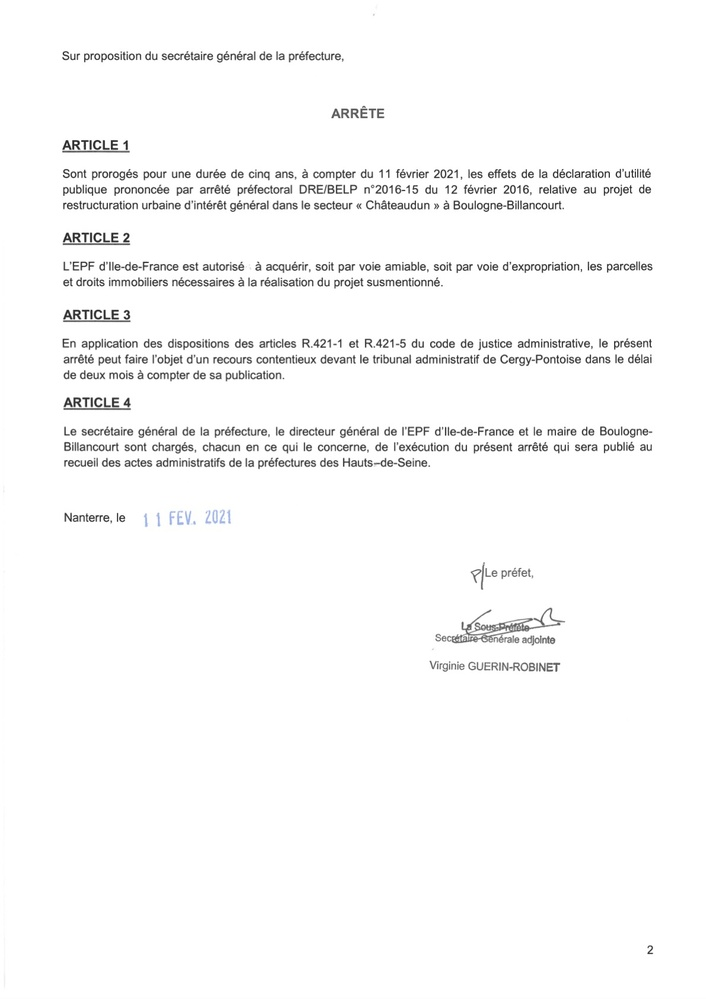
#> input picture lab/data/input/signed_image.jpeg, 706 x 999 px, shrunk from 1190 x 1683 before the run
$ jupyter execute --allow-errors dev.ipynb
#> lines starting #> are read from the running program, lines starting #| are printed output that depends on the picture; after the words box and inside, x2 and y2 are one past the last pixel; in counts of white or black regions, pixels touching at a corner belong together
[cell 1]
import cv2
import matplotlib.pyplot as plt
import numpy as np
import os

from skimage import measure, morphology
from skimage.color import label2rgb
from skimage.measure import regionprops

from PIL import Image

from pdf2image import convert_from_bytes, convert_from_path

[cell 2]
def show_image(img):
    fig, ax = plt.subplots(figsize=(10, 6))
    ax.imshow(img)
    ax.set_axis_off()
    plt.tight_layout()
    plt.show()

[cell 3]
def fileToImages(file_name):
    with open(file_name, 'rb') as file:
        pdf_test = file.read()
        images = convert_from_bytes(pdf_test)
        return images

[cell 4]
def extract_sign(img, outlier_weight = 3, outlier_bias = 100, amplfier = 10, area_size = 10):
    condition = img > img.mean()
    labels = measure.label(condition, background=1)

    total_pixels = 0
    nb_region = 0
    average = 0.0
    for region in regionprops(labels):
        if (region.area > area_size):
            total_pixels += region.area
            nb_region += 1

    average = (total_pixels/nb_region)
    # small_size_outlier is used as a threshold value to remove pixels
    # are smaller than small_size_outlier
    small_size_outlier = average * outlier_weight + outlier_bias

    # big_size_outlier is used as a threshold value to remove pixels
    # are bigger than big_size_outlier
    big_size_outlier = small_size_outlier * amplfier

    # remove small pixels
    pre_version = morphology.remove_small_objects(labels, small_size_outlier)
    # remove the big pixels
    component_sizes = np.bincount(pre_version.ravel())
    too_small = component_sizes > (big_size_outlier)
    too_small_mask = too_small[pre_version]
    pre_version[too_small_mask] = 0

    labeled_mask = np.full(pre_version.shape, 255, dtype="uint8")
    labeled_mask = labeled_mask * (pre_version == 0)

    return labeled_mask

# images

[cell 5]
image = cv2.imread('./data/input/signed_image.jpeg')
#> image is the input picture: shape (999, 706, 3); mean B, G, R 249.2, 249.2, 249.1
show_image(image)

[cell 6]
frame_HSV = cv2.cvtColor(image, cv2.COLOR_BGR2HSV)
#> frame_HSV: shape (999, 706, 3); mean H, S, V 0.3, 0, 249.2
frame_threshold = cv2.inRange(frame_HSV, (0, 0, 250), (255, 255, 255))
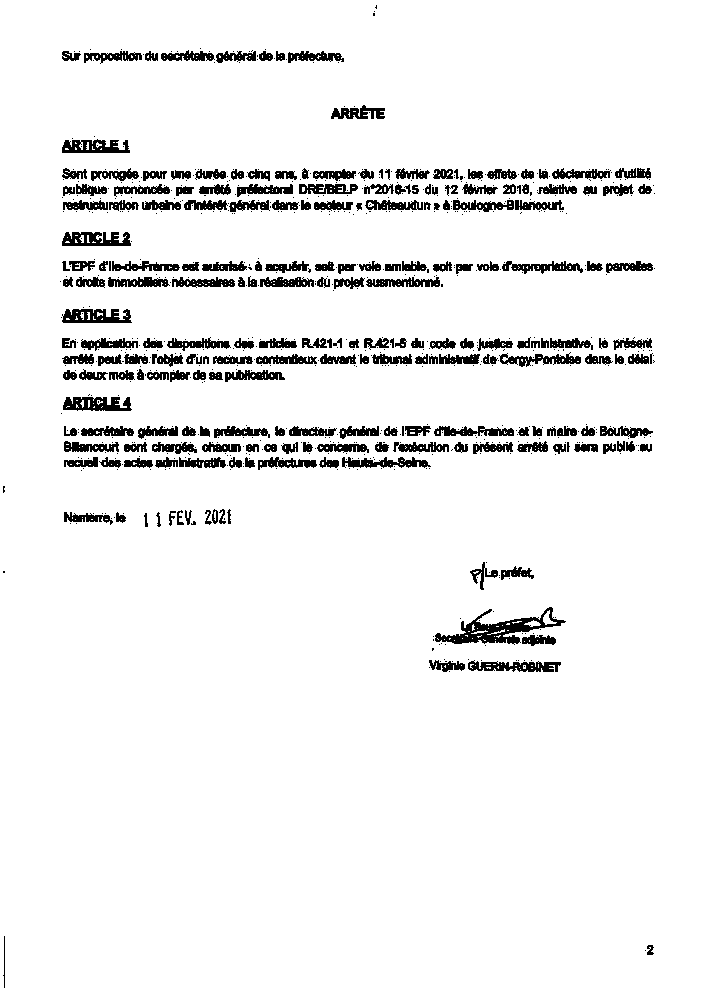
#> frame_threshold: shape (999, 706); 93.9% white; 814 black regions (591 under 20 px), largest, box (x1, y1, x2, y2) and area: (435, 607, 566, 645) 1620, (62, 309, 132, 323) 714, (63, 397, 132, 411) 704
show_image(frame_threshold)

[cell 7]
preview = extract_sign(frame_threshold)
#> in extract_sign, `labels = measure.label(condition, background=1)`:
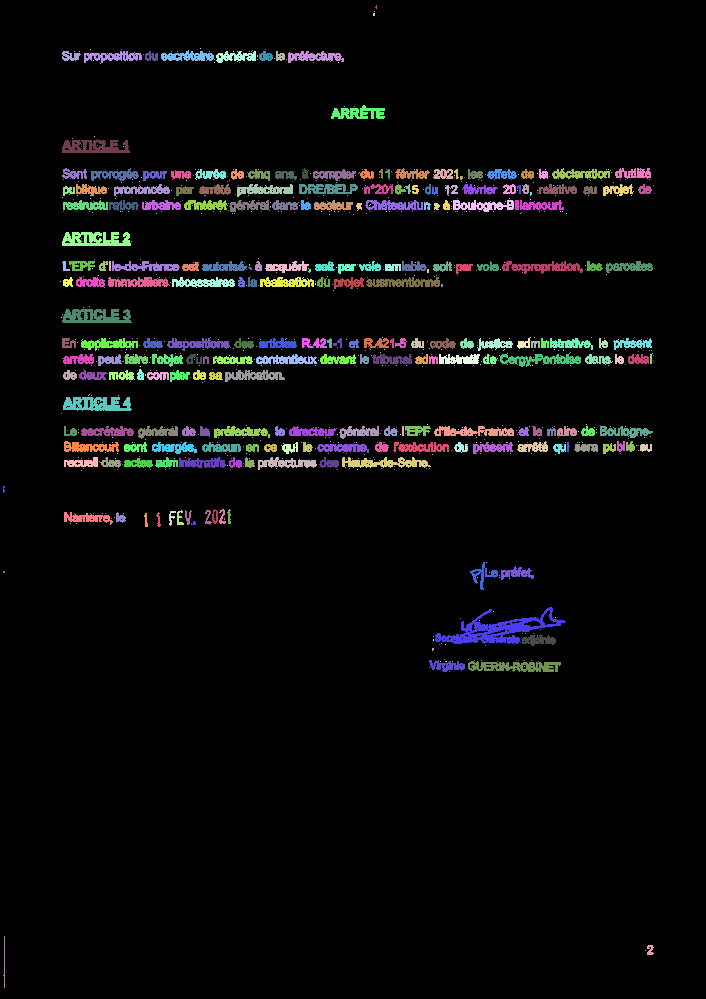
#> labels: shape (999, 706) int32; 815 distinct labels, from 0 to 814; one colour per label, 0 black
#> the loop in extract_sign, `for region in regionprops(labels):` made 814 passes
#> total_pixels on passes 8, 10, 13, 14, 18, 21, 22, 23, 34, 40, 44, 45: 359, 479, 856, 942, 1227, 1325, 1390, 1774, 2224, 2870, 3034, 3353
#> after the loop in extract_sign, `for region in regionprops(labels):`: nb_region = 226; total_pixels = 42284
#> in extract_sign, `average = (total_pixels/nb_region)`: average = 187.1
#> in extract_sign, `small_size_outlier = average * outlier_weight + outlier_bias`: small_size_outlier = 661.3
#> in extract_sign, `big_size_outlier = small_size_outlier * amplfier`: big_size_outlier = 6612.9
#> in extract_sign, `pre_version = morphology.remove_small_objects(labels, small_size_outli..`:
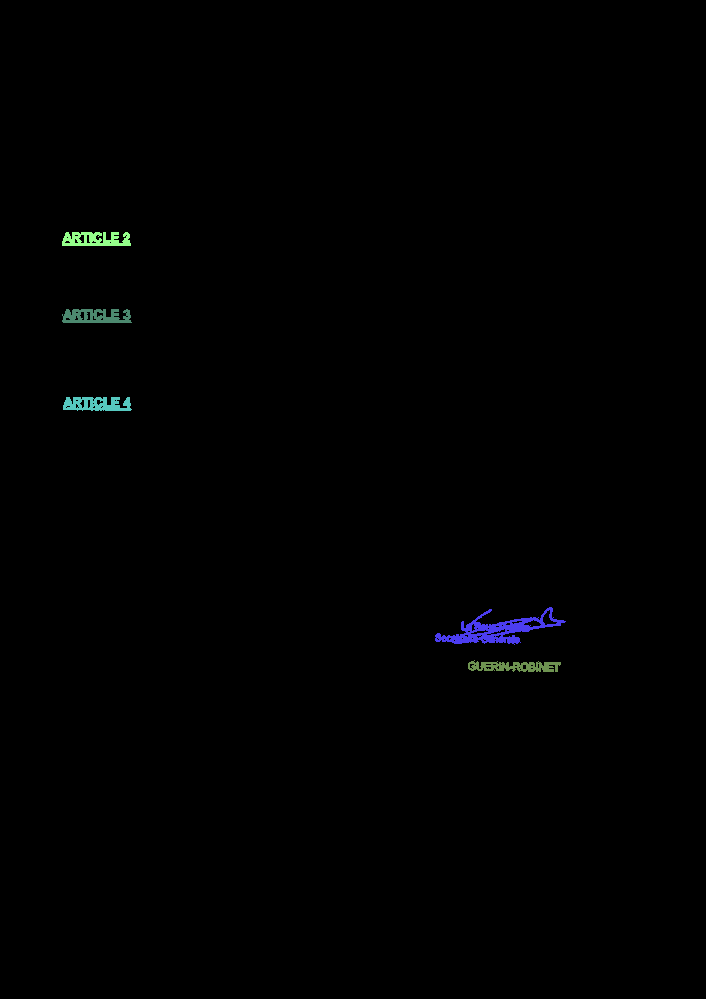
#> pre_version: shape (999, 706) int32; 6 distinct labels, from 0 to 800; one colour per label, 0 black
#> in extract_sign, `component_sizes = np.bincount(pre_version.ravel())`: component_sizes = 801 values, max 700879 at index 0, min 0 at index 1, mean 880.5
#> in extract_sign, `too_small_mask = too_small[pre_version]`:
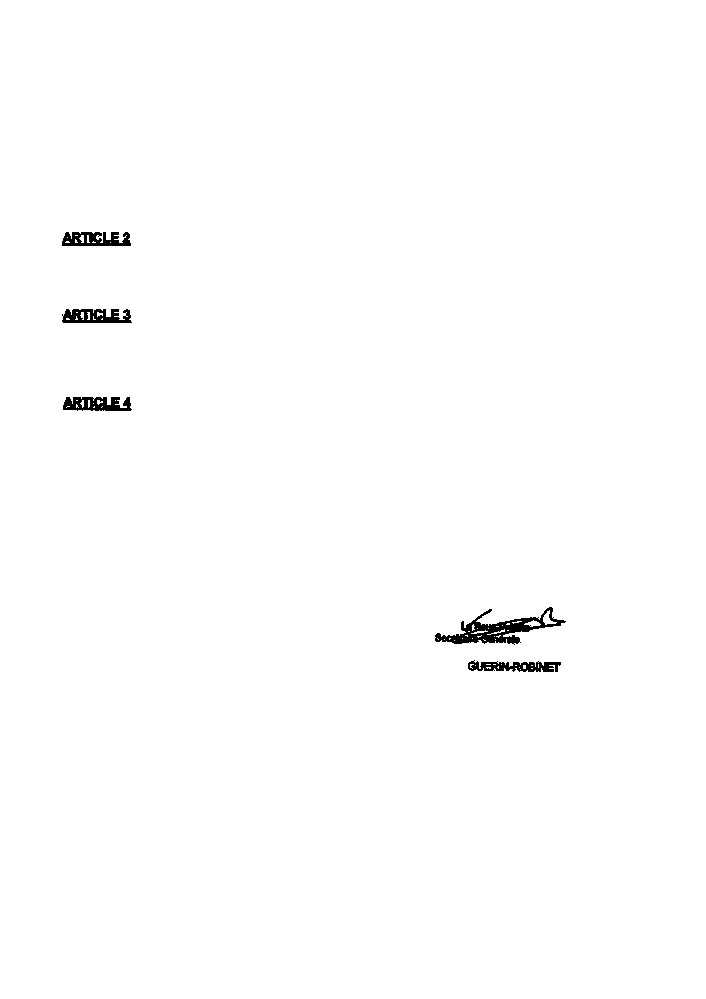
#> too_small_mask: shape (999, 706) bool; 99.4% white; 5 black regions, box (x1, y1, x2, y2) and area: (435, 607, 566, 645) 1620, (62, 309, 132, 323) 714, (63, 397, 132, 411) 704, (62, 232, 131, 246) 700, (468, 660, 561, 672) 677
#> in extract_sign, `labeled_mask = labeled_mask * (pre_version == 0)`: labeled_mask: shape (999, 706); 99.4% white; 5 black regions
show_image(preview)
plt.imsave('./data/output/signed_image.jpg', preview)
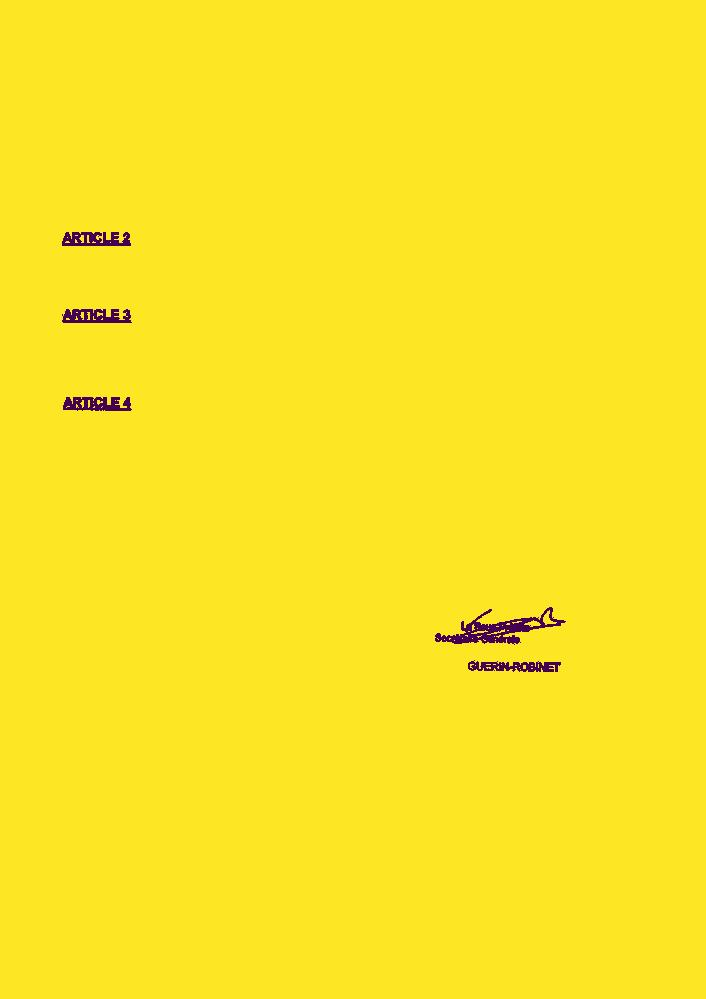
#> saved as signed_image.jpg: shape (999, 706, 3); mean R, G, B 251.8, 228.6, 36.3

[cell 8]
cnts = cv2.findContours(preview, cv2.RETR_TREE, cv2.CHAIN_APPROX_SIMPLE)
#> cnts = 82 contours, 74 with area under 20; largest, box (x1, y1, x2, y2) and area: (0, 0, 706, 999) 703590, (434, 606, 567, 645) 2100, (61, 308, 133, 324) 914, (61, 231, 132, 247) 896, (62, 396, 133, 412) 886, (467, 660, 562, 673) 870, (543, 610, 557, 625) 67, (524, 620, 541, 627) 47
cnt = cnts[0] if len(cnts) == 2 else cnts[1]
#> cnt has the same summary as cnts

[cell 9]
boxes = []
copy_img = preview.copy()
for c in cnt:
    (x, y, w, h) = cv2.boundingRect(c)
    if h * w > 10000 and h < copy_img.shape[0] and w < copy_img.shape[1]:
        cv2.rectangle(copy_img,(x,y),(x+w,y+h),(155,155,0),1)
        boxes.append([x, y, w, h])
#> this loop made 82 passes
#> (c, x, y, w, h) on passes 1, 2, 3, 4, 7, 10, 11, 12, 13, 15: ([[0, 0], [0, 998], [705, 998], [705, 0]], 0, 0, 706, 999), ([[493, 670], [494, 669], [495, 670], [494, 671]], 493, 669, 3, 3), ([[537, 661], [538, 660], [539, 661], [538, 662]], 537, 660, 3, 3), ([[496, 661], [497, 660], [498, 661], [497, 662]], 496, 660, 3, 3), ([[531, 668], [532, 668]], 531, 668, 2, 1), ([[498, 666], [497, 667], [498, 668]], 497, 666, 2, 3), ([[531, 665], [532, 665]], 531, 665, 2, 1), ([[523, 665], [523, 668], [525, 668], [525, 665]], 523, 665, 3, 4), ([[515, 665], [516, 665]], 515, 665, 2, 1), ([[538, 664], [538, 667]], 538, 664, 1, 4)
#> (x, y, w, h) on passes 5, 6, 8, 9, 14, 16: (467, 660, 95, 13), (520, 669, 1, 1), (519, 667, 1, 1), (486, 667, 5, 2), (475, 665, 1, 1), (501, 664, 1, 1)
#> after the loop, boxes = []
print(boxes)
show_image(copy_img)
plt.imsave('./data/output/signed_image_boxed.jpeg', copy_img)

[cell 10]
np_boxes = np.array(boxes)
#> np_boxes = empty array

[cell 11]
area_size = list(map(lambda box: box[2] * box[3], np_boxes))
#> area_size = []
area_size = np.array(area_size)
#> area_size = empty array
area_dec_order = area_size.argsort()[::-1]
#> area_dec_order = empty array
area_dec_order
#> Out = empty array

[cell 12]
sorted_boxes = np_boxes[area_dec_order]
#> sorted_boxes = empty array

[cell 13]
def is_intersected(box_a, box_b) -> bool:
    [x_a, y_a, w_a, h_a] = box_a
    [x_b, y_b, w_b, h_b] = box_b

    if y_a > y_b + h_b: return False
    if y_a + h_a < y_b: return False
    if x_a > x_b + w_b: return False
    if x_a + w_a < x_b: return False
    return True

[cell 14]
def merge_boxes(box_a, box_b) -> list:
    [x_a, y_a, w_a, h_a] = box_a
    [x_b, y_b, w_b, h_b] = box_b

    min_x = min(x_a, x_b)
    min_y = min(y_a, y_b)
    max_w = max(w_a, w_b, (x_b + w_b - x_a), (x_a + w_a - x_b))
    max_h = max(h_a, h_b, (y_b + h_b - y_a), (y_a + h_a - y_b))

    return [min_x, min_y, max_w, max_h]

[cell 15]
regions = {}
for i, box in enumerate(sorted_boxes):
    if len(regions) == 0:
        regions[0] = box
    else:
        is_merged = False
        for key, region in regions.items():
            if is_intersected(region, box) == True:
                new_region = merge_boxes(region, box)
                regions[key] = new_region
                is_merged = True
                break
        if is_merged == False:
            key = len(regions)
            regions[key] = box
#> this loop made 0 passes
#> after the loop, regions = 0 items

[cell 16]
regions

[cell 17]
def draw_regions(img, regions):
    cwd = os.getcwd()

    for key, region in regions.items():
        copy_img = Image.fromarray(img)
        [x, y, w, h] = region

        crop = copy_img.crop((x, y, x + w, y + h))
        crop.save(cwd + '/data/output/signed_image_region_{}.jpeg'.format(key), 'JPEG')

[cell 18]
draw_regions(preview, regions)
